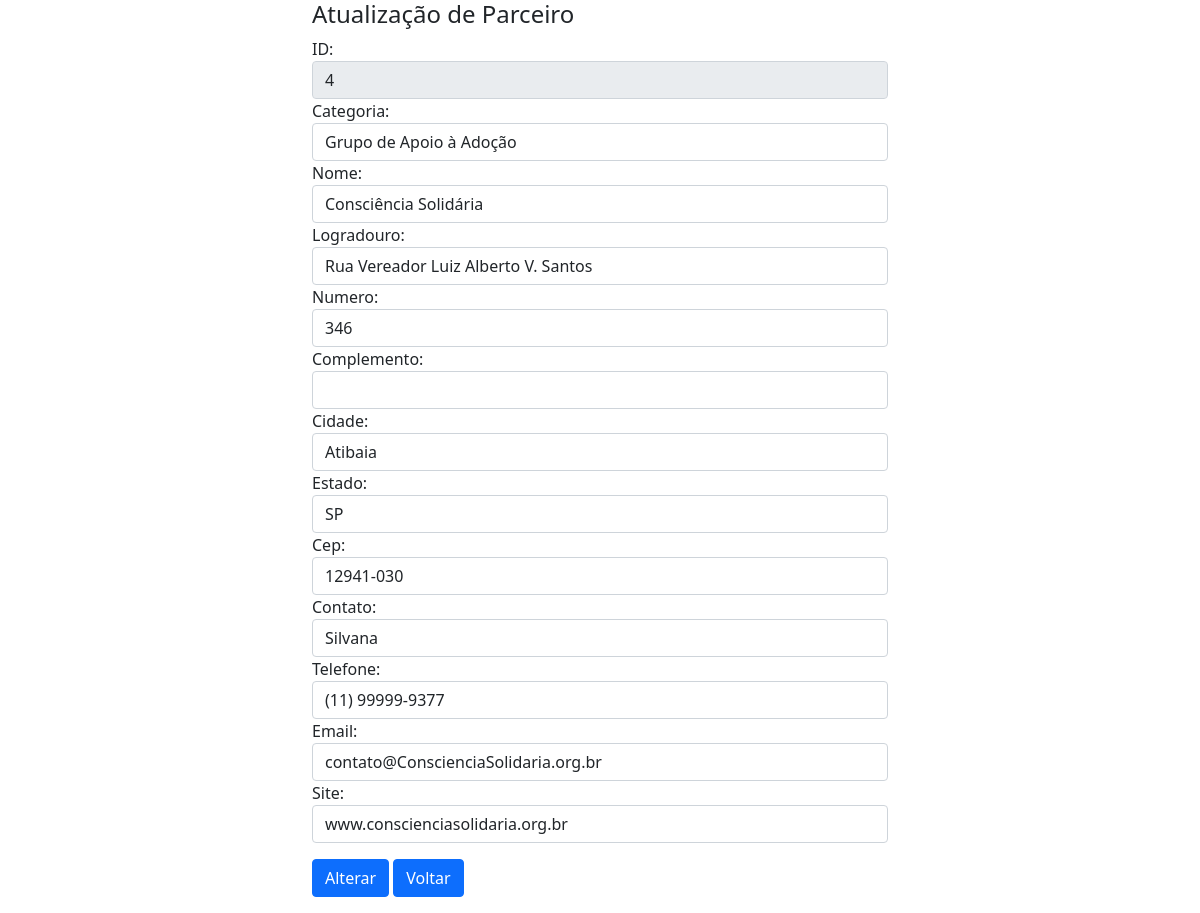
/php/api/alterarparceiro.php?id=4, run on the app's committed database.
### tables this page shows
CREATE TABLE `parceiros` (
  `id_parceiros` int(11) NOT NULL AUTO_INCREMENT,
  `categoria` varchar(45) DEFAULT NULL,
  `nome` varchar(45) DEFAULT NULL,
  `logradouro` varchar(70) DEFAULT NULL,
  `numero` int(11) DEFAULT NULL,
  `complemento` varchar(45) DEFAULT NULL,
  `id_cidade` varchar(45) DEFAULT NULL,
  `id_estado` varchar(45) DEFAULT NULL,
  `cep` varchar(45) DEFAULT NULL,
  `contato` varchar(45) DEFAULT NULL,
  `telefone` varchar(20) DEFAULT NULL,
  `email` varchar(45) DEFAULT NULL,
  `site_parceiro` varchar(45) DEFAULT NULL,
  PRIMARY KEY (`id_parceiros`)
);

CREATE TABLE `cidade_parceiros` (
  `idcidade_parceiros` int(11) NOT NULL AUTO_INCREMENT,
  `cidade` varchar(45) NOT NULL,
  PRIMARY KEY (`idcidade_parceiros`)
);

CREATE TABLE `estado_parceiros` (
  `idestado_parceiros` int(11) NOT NULL AUTO_INCREMENT,
  `estado` varchar(45) NOT NULL,
  PRIMARY KEY (`idestado_parceiros`)
);

### php/actions/conexao.php (called while the page is built, shortened)
<?php
    function query($sql){
        $servername = "localhost";
        $username = "root";
        $password = "";
        $database = "entregalegal";
        $conn = mysqli_connect($servername, $username, $password, $database);
        $conn->query("set names utf8");
        $result = mysqli_query($conn, $sql);
        return $result;
    }
?>

### php/api/alterarparceiro.php (the view, shortened to what this page needs)
<?php
    require_once "../actions/conexao.php";
    if(isset($_GET['id'])){
        $id = $_GET['id'];
        $sql = "SELECT * FROM parceiros
        INNER JOIN cidade_parceiros
        ON parceiros.id_cidade = cidade_parceiros.idcidade_parceiros
        INNER JOIN estado_parceiros
        ON estado_parceiros.idestado_parceiros = parceiros.id_estado
        WHERE parceiros.id_parceiros = $id LIMIT 1";
        $resultado = query($sql);
        while($row=mysqli_fetch_assoc($resultado)){
?>
<html>
<head>
    <link href="https://cdn.jsdelivr.net/npm/bootstrap@5.0.0-beta1/dist/css/bootstrap.min.css" rel="stylesheet">
</head>
<body>
    <div class="container col-6">
        <form class="form" method="POST" action="../actions/atualizarparceiro.php?id=<?php echo $row['id_parceiros'] ?>" class="col-md-4 mx-auto">
            <h4> Atualização de Parceiro </h4>
            <div class="form-group">
                <label for="id">ID: </label>
                <input value="<?php echo $row['id_parceiros'] ?>" type="text" class="form-control" id="id_parceiros" name="id_parceiros" readonly>
            </div>
            <div class="form-group">
                <label for="categoria">Categoria: </label>
                <input value="<?php echo $row['categoria'] ?>" type="text" class="form-control" id="categoria" name="categoria">
            </div>
            <div class="form-group">
                <label for="nome">Nome: </label>
                <input value="<?php echo $row['nome'] ?>" type="text" class="form-control" id="nome" name="nome">
            </div>
            <div class="form-group">
                <label for="logradouro">Logradouro: </label>
                <input value="<?php echo $row['logradouro'] ?>" type="text" class="form-control" id="logradouro" name="logradouro">
            </div>
            <div class="form-group">
                <label for="numero">Numero: </label>
                <input value="<?php echo $row['numero'] ?>" type="text" class="form-control" id="numero" name="numero">
            </div>
            <div class="form-group">
                <label for="complemento">Complemento: </label>
                <input value="<?php echo $row['complemento'] ?>" type="text" class="form-control" id="complemento" name="complemento">
            </div>
            <div class="form-group">
                <label for="cidade">Cidade: </label>
                <input value="<?php echo $row['cidade'] ?>" type="text" class="form-control" id="cidade" name="cidade">
            </div>
            <div class="form-group">
                <label for="estado">Estado: </label>
                <input value="<?php echo $row['estado'] ?>" type="text" class="form-control" id="estado" name="estado">
            </div>
            <div class="form-group">
                <label for="cep">Cep: </label>
                <input value="<?php echo $row['cep'] ?>" type="text" class="form-control" id="cep" name="cep">
            </div>
            <div class="form-group">
                <label for="contato">Contato: </label>
                <input value="<?php echo $row['contato'] ?>" type="text" class="form-control" id="contato" name="contato">
            </div>
            <div class="form-group">
                <label for="telefone">Telefone: </label>
                <input value="<?php echo $row['telefone'] ?>" type="text" class="form-control" id="telefone" name="telefone">
            </div>
            <div class="form-group">
                <label for="email">Email: </label>
                <input value="<?php echo $row['email'] ?>" type="text" class="form-control" id="email" name="email">
            </div>
            <div class="form-group">
                <label for="site">Site: </label>
                <input value="<?php echo $row['site_parceiro'] ?>" type="text" class="form-control" id="site" name="site">
            </div>
            <button class="btn btn-primary mt-3" type="submit" name="botao" value="Alterar">Alterar</button>
            <button class="btn btn-primary mt-3" type="submit" name="botao" value="Voltar">Voltar</button>
        </form>
    </div>
    <?php }
    }?>
    </body>
    </html>

### data on the page
parceiros: id_parceiros "4", categoria "Grupo de Apoio à Adoção", nome "Consciência Solidária", logradouro "Rua Vereador Luiz Alberto V. Santos", numero "346", cidade "Atibaia", estado "SP", cep "12941-030", contato "Silvana", telefone "(11) 99999-9377", email "contato@ConscienciaSolidaria.org.br", site "www.conscienciasolidaria.org.br"
